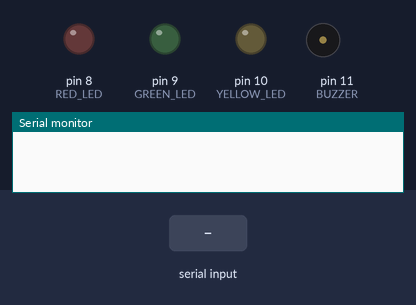
Simulated run of this sketch. Board: Arduino Uno, built with avr-gcc and run on an emulated ATmega328P. Parts: output pins drawn as LEDs (lit = HIGH), buzzer (waves = sounding, pin HIGH), the last lines printed to the serial monitor. The inputs (shaded band) are chosen by the test bench.

Above: at 1.2 s.
1.3 s: "r" received over Serial
At 1.7 s:
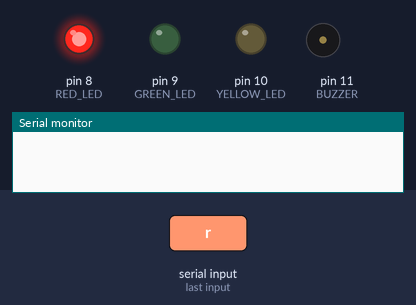
2.8 s: "g" received over Serial
At 4.5 s:
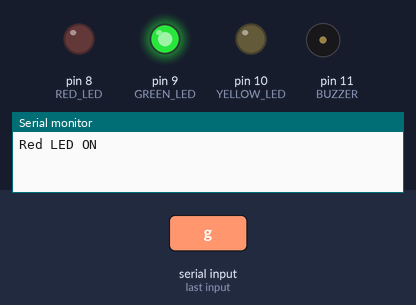
4.8 s: "y" received over Serial
At 6.0 s:
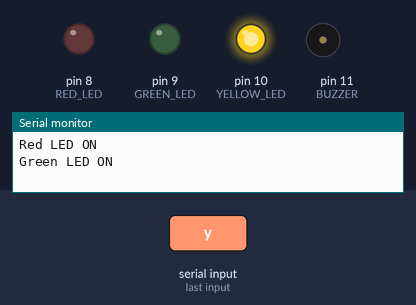
6.8 s: "z" received over Serial
At 8.7 s:
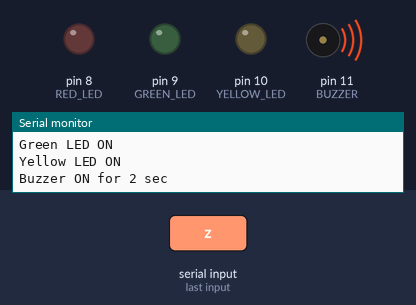
Timing chart, 0 to 10.8 s (numbered marks = the images above; inputs shaded):
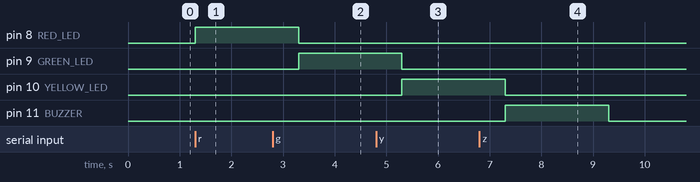

The sketch:

sketch_feb10c.ino
```cpp
int RED_LED =  8;
int GREEN_LED  = 9;
int YELLOW_LED = 10;
int BUZZER = 11;

void setup() {
    Serial.begin(9600);
    pinMode(RED_LED, OUTPUT);
    pinMode(GREEN_LED, OUTPUT);
    pinMode(YELLOW_LED, OUTPUT);
    pinMode(BUZZER, OUTPUT);
}

void loop() {
    if (Serial.available()) {
        char command = Serial.read();
        digitalWrite(RED_LED, LOW);
        digitalWrite(GREEN_LED, LOW);
        digitalWrite(YELLOW_LED, LOW);
        digitalWrite(BUZZER, LOW);

        if (command == 'r') {
            digitalWrite(RED_LED, HIGH);
            delay(2000);
            Serial.println("Red LED ON");
        }
        else if (command == 'g') {
            digitalWrite(GREEN_LED, HIGH);
            delay(2000);
            Serial.println("Green LED ON");
        }
        else if (command == 'y') {
            digitalWrite(YELLOW_LED, HIGH);
            delay(2000);
            Serial.println("Yellow LED ON");
        }
        else if (command == 'z') {
            Serial.println("Buzzer ON for 2 sec");
            digitalWrite(BUZZER, HIGH);
            delay(2000);
            digitalWrite(BUZZER, LOW);
        }

    }
}
```

Measured:
- after the input at 1.3 s, pin 8 (RED_LED): LOW → HIGH at once
- after the input at 2.8 s, pin 8 (RED_LED): HIGH → LOW after 0.50 s; pin 9 (GREEN_LED): LOW → HIGH after 0.50 s
- after the input at 4.8 s, pin 9 (GREEN_LED): HIGH → LOW after 0.50 s; pin 10 (YELLOW_LED): LOW → HIGH after 0.50 s
- after the input at 6.8 s, pin 10 (YELLOW_LED): HIGH → LOW after 0.50 s; pin 11 (BUZZER): LOW → HIGH after 0.50 s, → LOW 2.0 s later
